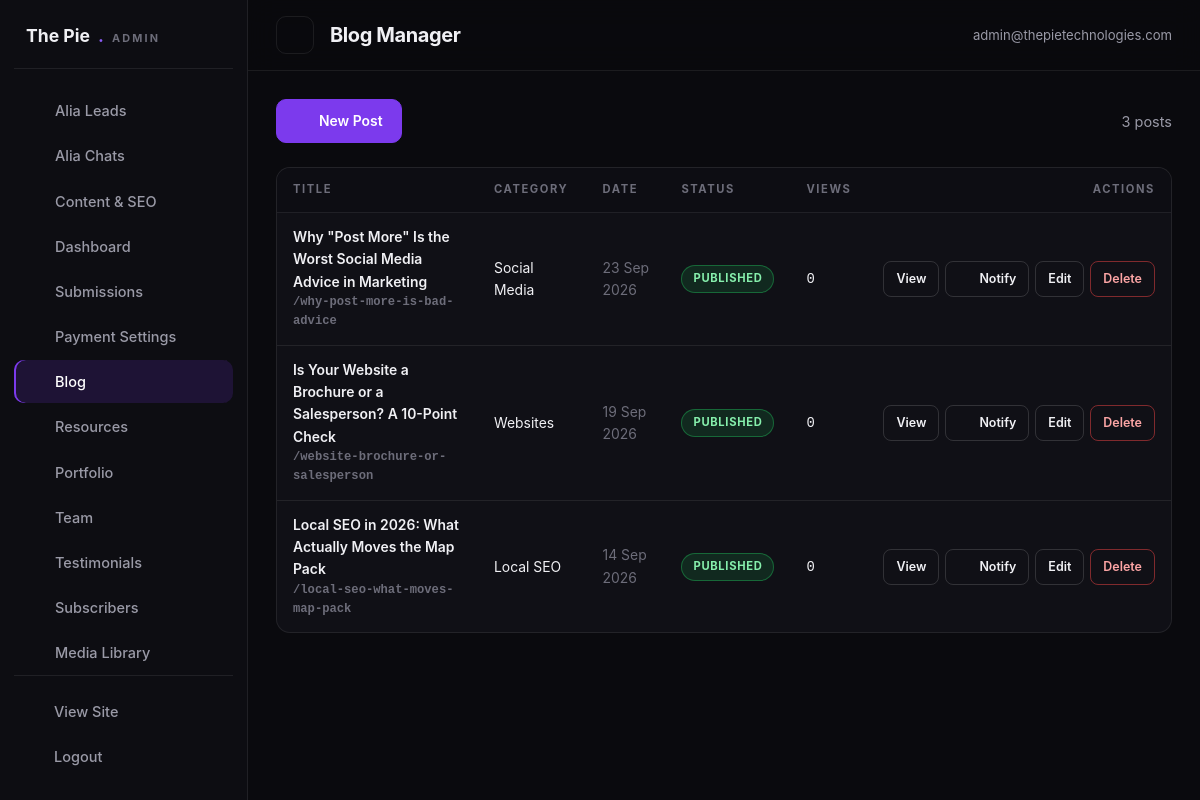
Screenshot of /admin/blog.php (signed in) with the database file from the repository.
### tables this page shows
CREATE TABLE IF NOT EXISTS blog_posts (
  id INT AUTO_INCREMENT PRIMARY KEY,
  title VARCHAR(255) NOT NULL,
  slug VARCHAR(255) UNIQUE NOT NULL,
  category_id INT,
  featured_image VARCHAR(255),
  excerpt TEXT,
  content LONGTEXT,
  tags VARCHAR(255) DEFAULT '',
  author VARCHAR(150) DEFAULT 'The Pie Technologies',
  meta_title VARCHAR(255),
  meta_description TEXT,
  reading_time INT DEFAULT 5,
  views INT DEFAULT 0,
  status ENUM('draft','published') DEFAULT 'draft',
  published_at DATETIME,
  created_at TIMESTAMP DEFAULT CURRENT_TIMESTAMP,
  KEY idx_post_status (status),
  KEY idx_post_cat (category_id),
  CONSTRAINT fk_post_category FOREIGN KEY (category_id)
    REFERENCES blog_categories (id) ON DELETE SET NULL
);

CREATE TABLE IF NOT EXISTS blog_categories (
  id INT AUTO_INCREMENT PRIMARY KEY,
  name VARCHAR(100) NOT NULL,
  slug VARCHAR(100) UNIQUE NOT NULL
);

### includes/functions.php (called while the page is built, shortened)
<?php
function esc($value)
{
    return htmlspecialchars((string) $value, ENT_QUOTES, 'UTF-8');
}
function url($path = '', $pretty = null)
{
    $path = trim((string) $path, '/');
    if ($pretty === null) {
        $pretty = PRETTY_URLS;
    }
    if ($path !== '' && substr($path, -4) !== '.php' && $pretty && strpos($path, '?') === false) {
        $url = BASE_URL . '/' . $path;
    } elseif ($path !== '' && substr($path, -4) !== '.php' && !$pretty && strpos($path, '?') === false) {
        $url = BASE_URL . '/' . $path . '.php';
    } else {
        $url = BASE_URL . ($path === '' ? '/' : '/' . $path);
    }
    return $url;
}
function asset($path)
{
    return BASE_URL . '/' . ltrim((string) $path, '/');
}
function formatDate($datetime, $format = 'j M Y')
{
    $ts = strtotime((string) $datetime);
    return $ts ? date($format, $ts) : '';
}
function isAdminLoggedIn()
{
    return !empty($_SESSION['admin_id']);
}
function currentAdmin()
{
    $admin = dbOne('SELECT * FROM admin_users WHERE id = ?', array((int) $_SESSION['admin_id']));
    return $admin;
}

### includes/db.php (called while the page is built, shortened)
<?php
if (!function_exists('dbAll')) {
    function dbAll($sql, $params = array())
    {
        try {
            $st = $GLOBALS['pdo']->prepare($sql);
            $st->execute($params);
            return $st->fetchAll();
        } catch (PDOException $e) {
            error_log('[TPT] Query failed: ' . $e->getMessage() . ' | ' . $sql);
            return array();
        }
    }
}
if (!function_exists('dbOne')) {
    function dbOne($sql, $params = array())
    {
        $rows = dbAll($sql, $params);
        return $rows ? $rows[0] : null;
    }
}

### admin/blog.php (the view, shortened to what this page needs)
<?php
$adminPage  = 'blog';
$adminTitle = 'Blog Manager';
$posts = dbAll(
    "SELECT p.*, c.name AS category_name FROM blog_posts p LEFT JOIN blog_categories c ON c.id = p.category_id
     ORDER BY p.created_at DESC"
);
require_once dirname(__DIR__) . '/includes/admin-header.php';
?>
<div class="a-toolbar">
    <a class="a-btn primary" href="blog-edit.php"><?= icon('plus', 16) ?> New Post</a>
    <span class="text-muted"><?= count($posts) ?> post<?= count($posts) === 1 ? '' : 's' ?></span>
</div>
<div class="a-table-wrap">
    <table class="a-table">
        <thead><tr><th>Title</th><th>Category</th><th>Date</th><th>Status</th><th>Views</th><th style="text-align:right">Actions</th></tr></thead>
        <tbody>
        <?php foreach ($posts as $post): ?>
        <tr>
            <td class="td-main"><?= esc($post['title']) ?><div class="td-sub mono">/<?= esc($post['slug']) ?></div></td>
            <td><?= esc($post['category_name'] !== null ? $post['category_name'] : '—') ?></td>
            <td class="td-sub"><?= esc(formatDate($post['published_at'] !== null ? $post['published_at'] : $post['created_at'], 'j M Y')) ?></td>
            <td><span class="badge <?= esc($post['status']) ?>"><?= esc($post['status']) ?></span></td>
            <td class="mono"><?= number_format((int) $post['views']) ?></td>
            <td>
                <div class="row-actions">
                    <a class="a-btn small" href="<?= url('blog/' . $post['slug']) ?>" target="_blank" rel="noopener">View</a>
                    <?php if ($post['status'] === 'published'): ?>
                        <a class="a-btn small" href="subscriber-notify.php?type=blog&id=<?= (int) $post['id'] ?>" title="Send email notification to subscribers"><?= icon('send', 13) ?> Notify</a>
                    <?php endif; ?>
                    <a class="a-btn small" href="blog-edit.php?id=<?= (int) $post['id'] ?>">Edit</a>
                    <form method="post" action="actions.php" style="display:inline" onsubmit="return confirm('Delete this post permanently?');">
                        <button class="a-btn small danger" type="submit">Delete</button>
                    </form>
                </div>
            </td>
        </tr>
        <?php endforeach; ?>
        </tbody>
    </table>
</div>
<?php require_once dirname(__DIR__) . '/includes/admin-footer.php'; ?>

### includes/admin-header.php (shortened to what this page needs)
<?php
$adminPage  = isset($adminPage) ? $adminPage : 'dashboard';
$adminTitle = isset($adminTitle) ? $adminTitle : 'Dashboard';
$adminUser  = currentAdmin();
$adminNav = array(
    array('key' => 'leads', 'label' => 'Alia Leads', 'href' => 'leads.php', 'icon' => 'users'),
    array('key' => 'chats', 'label' => 'Alia Chats', 'href' => 'chats.php', 'icon' => 'chat'),
    array('key' => 'content', 'label' => 'Content & SEO', 'href' => 'content.php', 'icon' => 'edit'),
    array('key' => 'dashboard',    'label' => 'Dashboard',     'href' => 'index.php',        'icon' => 'grid'),
    array('key' => 'submissions',  'label' => 'Submissions',   'href' => 'submissions.php',  'icon' => 'mail'),
    array('key' => 'payments',     'label' => 'Payment Settings', 'href' => 'payments.php',  'icon' => 'card'),
    array('key' => 'blog',         'label' => 'Blog',          'href' => 'blog.php',         'icon' => 'edit'),
    array('key' => 'resources',    'label' => 'Resources',     'href' => 'resources.php',    'icon' => 'download'),
    array('key' => 'portfolio',    'label' => 'Portfolio',     'href' => 'portfolio.php',    'icon' => 'layers'),
    array('key' => 'team',         'label' => 'Team',          'href' => 'team.php',         'icon' => 'users'),
    array('key' => 'testimonials', 'label' => 'Testimonials',  'href' => 'testimonials.php', 'icon' => 'star'),
    array('key' => 'subscribers',  'label' => 'Subscribers',   'href' => 'subscribers.php',  'icon' => 'send'),
    array('key' => 'media',        'label' => 'Media Library', 'href' => 'media.php',        'icon' => 'image'),
    array('key' => 'admins',       'label' => 'Admin Management', 'href' => 'admins.php',    'icon' => 'shield'),
    array('key' => 'settings',     'label' => 'Settings',      'href' => 'settings.php',     'icon' => 'cpu'),
);
?>
<!DOCTYPE html>
<html lang="en">
<head>
<link rel="stylesheet" href="<?= asset('assets/css/admin.css') ?>">
</head>
<body class="admin-body">
<aside class="admin-sidebar" id="adminSidebar">
    <div class="admin-brand">The Pie<span>.</span><small>Admin</small></div>
    <nav>
        <?php foreach ($adminNav as $navItem): ?>
        <a href="<?= esc($navItem['href']) ?>" class="<?= $adminPage === $navItem['key'] ? 'active' : '' ?>"><?= icon($navItem['icon'], 17) ?><span><?= esc($navItem['label']) ?></span></a>
        <?php endforeach; ?>
    </nav>
    <div class="admin-side-foot">
        <a href="<?= url('') ?>" target="_blank" rel="noopener"><?= icon('globe', 16) ?><span>View Site</span></a>
        <a href="logout.php"><?= icon('close', 16) ?><span>Logout</span></a>
    </div>
</aside>
<div class="admin-main">
    <header class="admin-topbar">
        <button class="a-icon-btn sidebar-toggle" id="sidebarToggle" aria-label="Toggle navigation"><?= icon('menu', 20) ?></button>
        <h1><?= esc($adminTitle) ?></h1>
        <div class="admin-top-actions">
            <span class="admin-user"><?= icon('users', 15) ?> <?= esc($adminUser ? $adminUser['email'] : 'admin') ?></span>
        </div>
    </header>
    <main class="admin-content">

### includes/data.php (shortened to what this page needs)
<?php
function icon($name, $size = 20)
{
    $body = isset($paths[$name]) ? $paths[$name] : $paths['sparkle'];
    return '<svg class="icon icon-' . esc($name) . '" width="' . (int) $size . '" height="' . (int) $size
        . '" viewBox="0 0 24 24" fill="none" stroke="currentColor" stroke-width="1.6" stroke-linecap="round" stroke-linejoin="round" aria-hidden="true">'
        . $body . '</svg>';
}

### assets/css/admin.css (style rules this page uses)
:root { --bg:#0a0a0e; --panel:#101016; --panel-2:#15151d; --line:rgba(255,255,255,.08); --line-2:rgba(255,255,255,.14); --text:#f0f0f4; --muted:#9a9aa7; --muted-2:#6d6d7a; --violet:#7c3aed; --violet-2:#8b5cf6; --violet-soft:#a78bfa; --cyan:#22d3ee; --amber:#f59e0b; --green:#22c55e; --red:#ef4444; --radius:14px; --sidebar:248px; --font:'Inter',system-ui,-apple-system,'Segoe UI',sans-serif; --display:'Space Grotesk','Inter',system-ui,sans-serif; }
* { box-sizing:border-box }
html { overflow-x:clip }
body { margin:0;background:var(--bg);color:var(--text);font-family:var(--font);font-size:14.5px;line-height:1.6;-webkit-font-smoothing:antialiased }
a { color:inherit;text-decoration:none }
h1,h2,h3,h4 { margin:0;font-family:var(--display);letter-spacing:-.02em }
button { font:inherit;color:inherit;background:none;border:0;cursor:pointer }
.admin-sidebar { position:fixed;inset:0 auto 0 0;width:var(--sidebar);z-index:60; background:#0d0d12;border-right:1px solid var(--line); display:flex;flex-direction:column;padding:22px 14px;gap:6px; transition:transform .3s cubic-bezier(.22,1,.36,1); }
.admin-brand { font-family:var(--display);font-weight:700;font-size:1.1rem;padding:0 12px 18px;border-bottom:1px solid var(--line);margin-bottom:14px;display:flex;align-items:baseline;gap:8px }
.admin-brand span { color:var(--violet-2) }
.admin-brand small { color:var(--muted-2);font-size:.68rem;letter-spacing:.2em;text-transform:uppercase }
.admin-sidebar nav { display:grid;gap:2px;overflow-y:auto }
.admin-sidebar nav a,.admin-side-foot a { display:flex;align-items:center;gap:12px;padding:10px 12px;border-radius:10px; color:var(--muted);font-weight:500;transition:background .2s,color .2s; }
.admin-sidebar nav a.active { background:rgba(124,58,237,.16);color:#fff;box-shadow:inset 2px 0 0 var(--violet) }
.admin-side-foot { margin-top:auto;padding-top:14px;border-top:1px solid var(--line);display:grid;gap:2px }
.admin-main { margin-left:var(--sidebar);min-height:100vh;display:flex;flex-direction:column }
.admin-topbar { position:sticky;top:0;z-index:50;display:flex;align-items:center;gap:16px; padding:16px 28px;background:rgba(10,10,14,.85);backdrop-filter:blur(14px);border-bottom:1px solid var(--line); }
.admin-topbar h1 { font-size:1.25rem }
.admin-top-actions { margin-left:auto;display:flex;gap:10px;align-items:center }
.admin-user { color:var(--muted);font-size:.82rem;display:inline-flex;gap:8px;align-items:center }
.admin-content { padding:28px;display:grid;gap:24px;align-content:start }
.sidebar-toggle { display:none }
.a-btn { display:inline-flex;align-items:center;justify-content:center;gap:8px; padding:10px 18px;border-radius:10px;font-weight:600;font-size:.87rem; border:1px solid var(--line-2);color:var(--text);transition:all .2s;white-space:nowrap; }
.a-btn.primary { background:var(--violet);border-color:var(--violet);color:#fff }
.a-btn.danger { border-color:rgba(239,68,68,.5);color:#fca5a5 }
.a-btn.small { padding:7px 12px;font-size:.78rem;border-radius:8px }
.a-icon-btn { width:38px;height:38px;border-radius:10px;border:1px solid var(--line);display:grid;place-items:center;color:var(--muted);transition:all .2s }
.a-table-wrap { overflow-x:auto;border:1px solid var(--line);border-radius:var(--radius);background:var(--panel) }
.a-table { width:100%;border-collapse:collapse;min-width:760px }
.a-table th { text-align:left;font-size:.7rem;letter-spacing:.14em;text-transform:uppercase;color:var(--muted-2); padding:13px 16px;border-bottom:1px solid var(--line);white-space:nowrap;background:#0d0d13; }
.a-table td { padding:13px 16px;border-bottom:1px solid var(--line);font-size:.87rem;vertical-align:middle }
.a-table tr:last-child td { border-bottom:0 }
.a-table tbody tr { transition:background .15s }
.a-table .row-actions { display:flex;gap:6px;justify-content:flex-end }
.td-main { font-weight:600 }
.td-sub { color:var(--muted-2);font-size:.76rem }
.badge { display:inline-flex;align-items:center;gap:6px;padding:4px 11px;border-radius:999px;font-size:.7rem;font-weight:700;letter-spacing:.06em;text-transform:uppercase }
.badge.published,.badge.active,.badge.approved { background:rgba(34,197,94,.14);color:#86efac;border:1px solid rgba(34,197,94,.4) }
.a-toolbar { display:flex;gap:12px;align-items:center;flex-wrap:wrap }
.text-muted { color:var(--muted) }
.mono { font-family:ui-monospace,Menlo,Consolas,monospace }

### rows the page displays
blog_posts: title "Why \"Post More\" Is the Worst Social Media Advice in Marketing", slug "why-post-more-is-bad-advice", category.name "Social Media", published_at "23 Sep 2026", status "PUBLISHED", views "0", $size 13 (drawn)
blog_posts: title "Is Your Website a Brochure or a Salesperson? A 10-Point Check", slug "website-brochure-or-salesperson", category.name "Websites", published_at "19 Sep 2026", status "PUBLISHED", views "0", $size 13 (drawn)
blog_posts: title "Local SEO in 2026: What Actually Moves the Map Pack", slug "local-seo-what-moves-map-pack", category.name "Local SEO", published_at "14 Sep 2026", status "PUBLISHED", views "0", $size 13 (drawn)

### other values shown
$navItem['label'] "Alia Leads"
$navItem['label'] "Alia Chats"
$navItem['label'] "Content & SEO"
$navItem['label'] "Dashboard"
$navItem['label'] "Submissions"
$navItem['label'] "Payment Settings"
$navItem['label'] "Blog"
$navItem['label'] "Resources"
$navItem['label'] "Portfolio"
$navItem['label'] "Team"
$navItem['label'] "Testimonials"
$navItem['label'] "Subscribers"
$navItem['label'] "Media Library"
$adminTitle "Blog Manager"
$adminUser ? $adminUser['email'] : 'admin' "admin@thepietechnologies.com"
